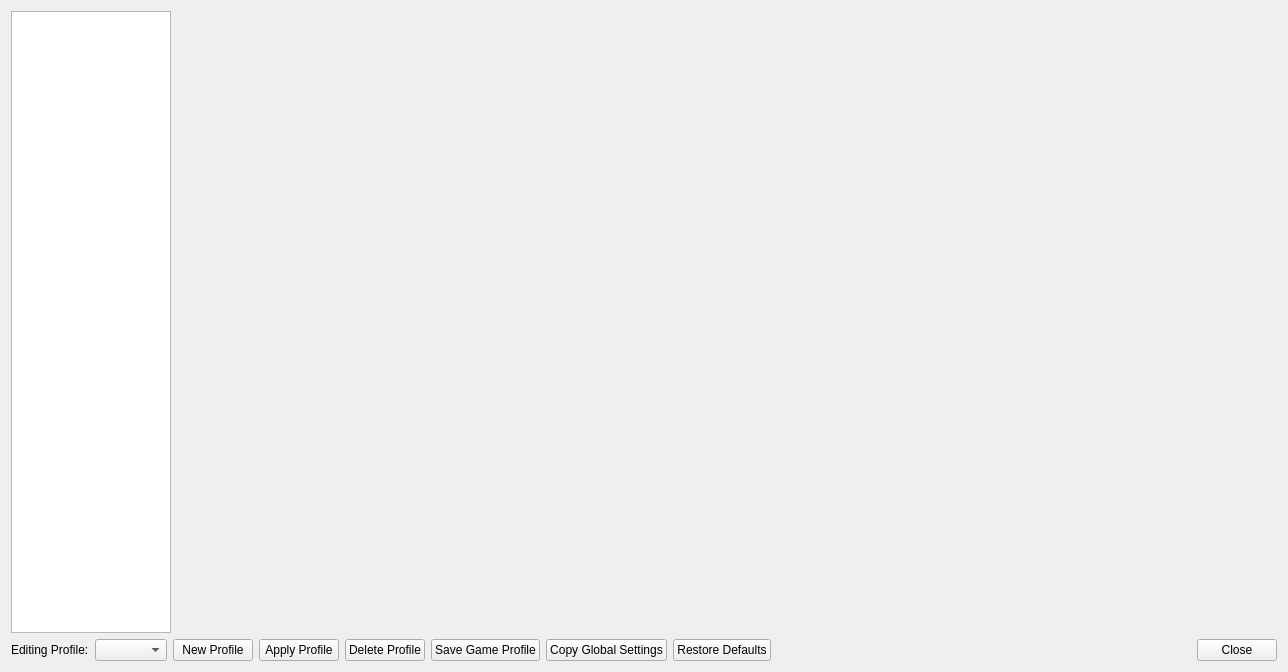
<?xml version="1.0" encoding="UTF-8"?>
<ui version="4.0">
 <class>ControllerSettingsWindow</class>
 <widget class="QWidget" name="ControllerSettingsWindow">
  <property name="geometry">
   <rect>
    <x>0</x>
    <y>0</y>
    <width>1284</width>
    <height>672</height>
   </rect>
  </property>
  <property name="sizePolicy">
   <sizepolicy hsizetype="Expanding" vsizetype="Expanding">
    <horstretch>0</horstretch>
    <verstretch>0</verstretch>
   </sizepolicy>
  </property>
  <property name="windowTitle">
   <string>ArcadeDuck Controller Settings</string>
  </property>
  <property name="windowIcon">
   <iconset resource="resources/arcadeduck-qt.qrc">
    <normaloff>:/icons/duck.png</normaloff>:/icons/duck.png</iconset>
  </property>
  <layout class="QGridLayout" name="gridLayout">
   <item row="0" column="0">
    <widget class="QListWidget" name="settingsCategory">
     <property name="sizePolicy">
      <sizepolicy hsizetype="Expanding" vsizetype="Expanding">
       <horstretch>0</horstretch>
       <verstretch>0</verstretch>
      </sizepolicy>
     </property>
     <property name="minimumSize">
      <size>
       <width>160</width>
       <height>0</height>
      </size>
     </property>
     <property name="maximumSize">
      <size>
       <width>160</width>
       <height>16777215</height>
      </size>
     </property>
     <property name="iconSize">
      <size>
       <width>32</width>
       <height>32</height>
      </size>
     </property>
    </widget>
   </item>
   <item row="0" column="1">
    <widget class="QStackedWidget" name="settingsContainer">
     <property name="minimumSize">
      <size>
       <width>1100</width>
       <height>620</height>
      </size>
     </property>
    </widget>
   </item>
   <item row="1" column="0" colspan="2">
    <layout class="QHBoxLayout" name="horizontalLayout_2">
     <item>
      <layout class="QHBoxLayout" name="editProfileLayout">
       <item>
        <widget class="QLabel" name="editProfileLabel">
         <property name="text">
          <string>Editing Profile:</string>
         </property>
        </widget>
       </item>
       <item>
        <widget class="QComboBox" name="currentProfile"/>
       </item>
       <item>
        <widget class="QPushButton" name="newProfile">
         <property name="text">
          <string>New Profile</string>
         </property>
         <property name="icon">
          <iconset theme="add-line"/>
         </property>
        </widget>
       </item>
       <item>
        <widget class="QPushButton" name="applyProfile">
         <property name="text">
          <string>Apply Profile</string>
         </property>
         <property name="icon">
          <iconset theme="folder-open-line"/>
         </property>
        </widget>
       </item>
       <item>
        <widget class="QPushButton" name="deleteProfile">
         <property name="text">
          <string>Delete Profile</string>
         </property>
         <property name="icon">
          <iconset theme="minus-line"/>
         </property>
        </widget>
       </item>
       <item>
        <widget class="QPushButton" name="saveGameProfile">
         <property name="text">
          <string>Save Game Profile</string>
         </property>
         <property name="icon">
          <iconset theme="save-line"/>
         </property>
        </widget>
       </item>
       <item>
        <widget class="QPushButton" name="copyGlobalSettings">
         <property name="text">
          <string>Copy Global Settings</string>
         </property>
         <property name="icon">
          <iconset theme="folder-open-line"/>
         </property>
        </widget>
       </item>
       <item>
        <widget class="QPushButton" name="restoreDefaults">
         <property name="text">
          <string>Restore Defaults</string>
         </property>
         <property name="icon">
          <iconset theme="restart-line"/>
         </property>
        </widget>
       </item>
      </layout>
     </item>
     <item>
      <widget class="QDialogButtonBox" name="buttonBox">
       <property name="standardButtons">
        <set>QDialogButtonBox::StandardButton::Close</set>
       </property>
      </widget>
     </item>
    </layout>
   </item>
  </layout>
 </widget>
 <resources>
  <include location="resources/arcadeduck-qt.qrc"/>
 </resources>
 <connections/>
</ui>
